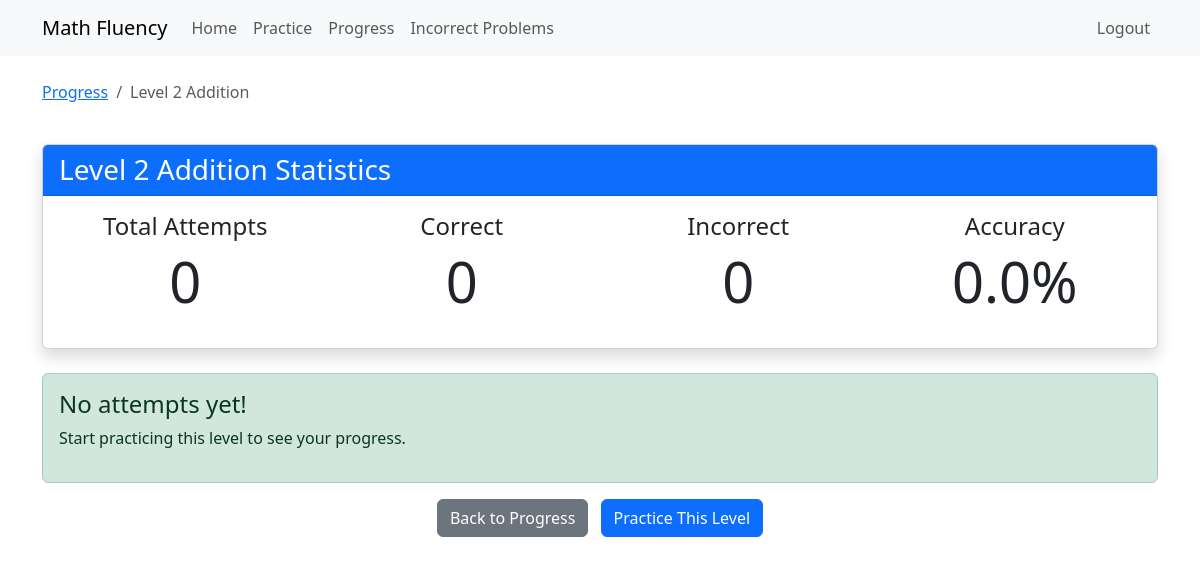
The app's page /analyze_level/addition/2 (signed in), older data.
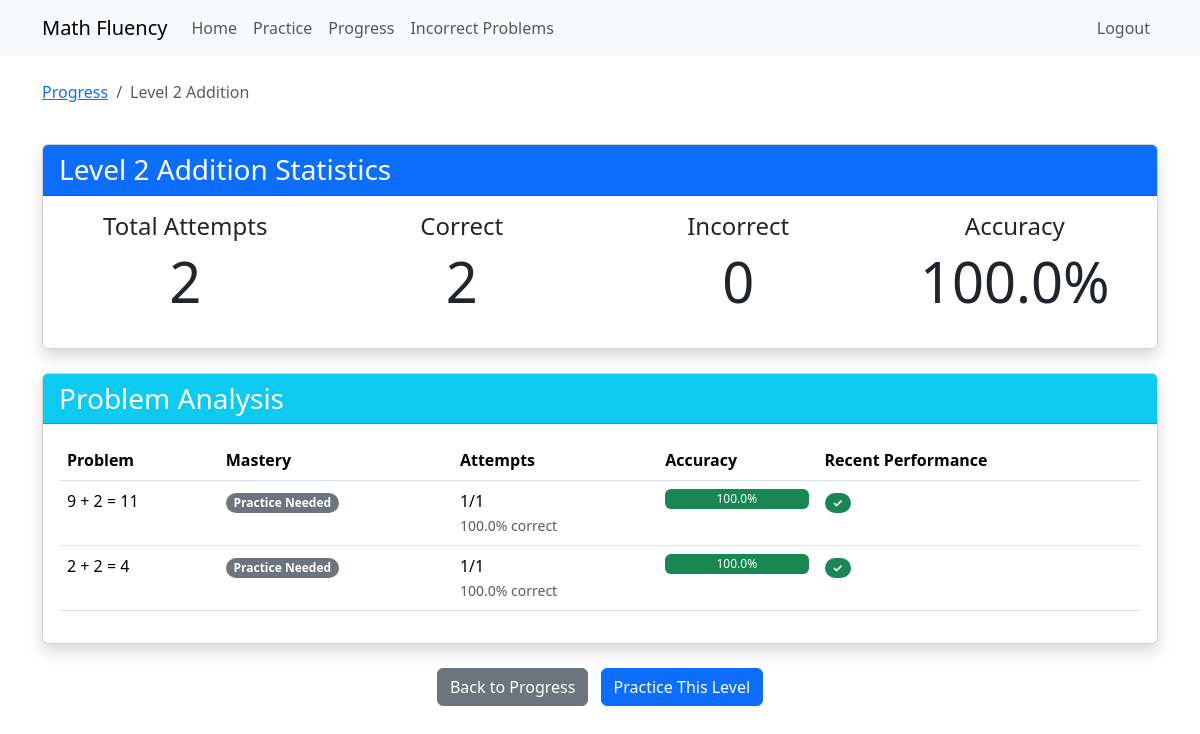
The same page, newer data.
### models/practice_attempt.py (models this page shows, shortened)
class PracticeAttempt(db.Model):
    __tablename__ = 'practice_attempt'
    MASTERY_THRESHOLD = 0.8  # 80% accuracy for mastery
    MIN_ATTEMPTS = 3  # Minimum attempts before considering mastery
    LEARNING_THRESHOLD = 0.6  # 60% accuracy for learning status
    id = db.Column(db.Integer, primary_key=True)
    user_id = db.Column(db.Integer, db.ForeignKey('user.id'), nullable=False)
    operation = db.Column(db.String(20), nullable=False)  # 'addition' or 'multiplication'
    level = db.Column(db.Integer, nullable=False)
    problem = db.Column(db.String(50), nullable=False)  # Full problem string (e.g., "5 × 8")
    user_answer = db.Column(db.Integer, nullable=False)
    correct_answer = db.Column(db.Integer, nullable=False)
    is_correct = db.Column(db.Boolean, nullable=False)
    time_taken = db.Column(db.Float)  # in seconds
    created_at = db.Column(db.DateTime, default=datetime.utcnow)
    user = db.relationship('User', backref=db.backref('practice_attempts', lazy=True))

### app.py (the view)
@app.route('/analyze_level/<operation>/<int:level>')
@login_required
def analyze_level(operation, level):
    try:
        attempts = PracticeAttempt.query.filter(
            PracticeAttempt.user_id == current_user.id,
            PracticeAttempt.operation == operation,
            PracticeAttempt.level == level
        ).order_by(PracticeAttempt.created_at.desc()).all()
        problem_stats = {}
        for attempt in attempts:
            if attempt.problem not in problem_stats:
                problem_stats[attempt.problem] = {
                    'total_attempts': 0,
                    'correct_count': 0,
                    'incorrect_count': 0,
                    'user_answers': [],
                    'correct_answer': attempt.correct_answer,
                    'recent_attempts': []
                }
            stats = problem_stats[attempt.problem]
            stats['total_attempts'] += 1
            if attempt.is_correct:
                stats['correct_count'] += 1
            else:
                stats['incorrect_count'] += 1
                stats['user_answers'].append(attempt.user_answer)
            stats['recent_attempts'].append({
                'is_correct': attempt.is_correct,
                'user_answer': attempt.user_answer,
                'time_taken': attempt.time_taken,
                'created_at': attempt.created_at
            })
            stats['recent_attempts'] = sorted(stats['recent_attempts'],
                                           key=lambda x: x['created_at'],
                                           reverse=True)[:5]
        problems_list = []
        for problem, stats in problem_stats.items():
            accuracy = (stats['correct_count'] / stats['total_attempts'] * 100) if stats['total_attempts'] > 0 else 0
            mastery_status = 'needs_practice'
            if stats['total_attempts'] >= PracticeAttempt.MIN_ATTEMPTS:
                if accuracy >= PracticeAttempt.MASTERY_THRESHOLD * 100:
                    mastery_status = 'mastered'
                elif accuracy >= PracticeAttempt.LEARNING_THRESHOLD * 100:
                    mastery_status = 'learning'
            problems_list.append({
                'problem': problem,
                'total_attempts': stats['total_attempts'],
                'correct_count': stats['correct_count'],
                'incorrect_count': stats['incorrect_count'],
                'accuracy': accuracy,
                'user_answers': stats['user_answers'],
                'correct_answer': stats['correct_answer'],
                'mastery_status': mastery_status,
                'recent_attempts': stats['recent_attempts']
            })
        problems_list.sort(key=lambda x: (
            0 if x['mastery_status'] == 'mastered' else
            1 if x['mastery_status'] == 'learning' else 2,
            -x['accuracy']
        ))
        total_attempts = len(attempts)
        correct_attempts = len([a for a in attempts if a.is_correct])
        accuracy = (correct_attempts / total_attempts * 100) if total_attempts > 0 else 0
        return render_template('analyze_level.html',
            operation=operation,
            level=level,
            total_attempts=total_attempts,
            correct_count=correct_attempts,
            incorrect_count=total_attempts - correct_attempts,
            accuracy=accuracy,
            problems=problems_list
        )
    except Exception as e:
        print(f"Error in analyze_level route: {str(e)}")
        return f"An error occurred: {str(e)}", 500

### app.py (called while the page is built)
@login_manager.user_loader
def load_user(user_id):
    return User.query.get(int(user_id))

### templates/analyze_level.html (shortened to what this page needs)
{% extends "base.html" %}
{% block content %}
<div class="container mt-4">
    <div class="row mb-4">
        <div class="col">
            <nav aria-label="breadcrumb">
                <ol class="breadcrumb">
                    <li class="breadcrumb-item"><a href="{{ url_for('progress') }}">Progress</a></li>
                    <li class="breadcrumb-item active">Level {{ level }} {{ operation|title }}</li>
                </ol>
            </nav>
        </div>
    </div>
    <div class="card mb-4 shadow">
        <div class="card-header bg-primary text-white">
            <h3 class="mb-0">Level {{ level }} {{ operation|title }} Statistics</h3>
        </div>
        <div class="card-body">
            <div class="row">
                <div class="col-md-3 text-center mb-3">
                    <h4>Total Attempts</h4>
                    <div class="display-4">{{ total_attempts }}</div>
                </div>
                <div class="col-md-3 text-center mb-3">
                    <h4>Correct</h4>
                    <div class="display-4">{{ correct_count }}</div>
                </div>
                <div class="col-md-3 text-center mb-3">
                    <h4>Incorrect</h4>
                    <div class="display-4">{{ incorrect_count }}</div>
                </div>
                <div class="col-md-3 text-center mb-3">
                    <h4>Accuracy</h4>
                    <div class="display-4">{{ "%.1f"|format(accuracy) }}%</div>
                </div>
            </div>
        </div>
    </div>
    {% if problems %}
    <div class="card mb-4 shadow">
        <div class="card-header bg-info text-white">
            <h3 class="mb-0">Problem Analysis</h3>
        </div>
        <div class="card-body">
            <div class="table-responsive">
                <table class="table table-hover">
                    <thead>
                        <tr>
                            <th>Problem</th>
                            <th>Mastery</th>
                            <th>Attempts</th>
                            <th>Accuracy</th>
                            <th>Recent Performance</th>
                        </tr>
                    </thead>
                    <tbody>
                        {% for problem in problems %}
                        <tr>
                            <td>{{ problem['problem'] }} = {{ problem['correct_answer'] }}</td>
                            <td>
                                {% if problem['mastery_status'] == 'mastered' %}
                                    <span class="badge rounded-pill text-bg-success">Mastered</span>
                                {% elif problem['mastery_status'] == 'learning' %}
                                    <span class="badge rounded-pill text-bg-warning">Learning</span>
                                {% else %}
                                    <span class="badge rounded-pill text-bg-secondary">Practice Needed</span>
                                {% endif %}
                            </td>
                            <td>
                                {{ problem['correct_count'] }}/{{ problem['total_attempts'] }}
                                <br>
                                <small class="text-muted">
                                    {{ "%.1f"|format(problem['accuracy']) }}% correct
                                </small>
                            </td>
                            <td>
                                <div class="progress" style="height: 20px;">
                                    <div class="progress-bar {% if problem['accuracy'] >= 80 %}bg-success{% elif problem['accuracy'] >= 60 %}bg-warning{% else %}bg-danger{% endif %}"
                                         role="progressbar"
                                         style="width: {{ problem['accuracy'] }}%"
                                         aria-valuenow="{{ problem['accuracy'] }}"
                                         aria-valuemin="0"
                                         aria-valuemax="100">
                                        {{ "%.1f"|format(problem['accuracy']) }}%
                                    </div>
                                </div>
                            </td>
                            <td>
                                {% for attempt in problem['recent_attempts'] %}
                                    {% if attempt['is_correct'] %}
                                        <span class="badge rounded-pill text-bg-success">✓</span>
                                    {% else %}
                                        <span class="badge rounded-pill text-bg-danger">✗</span>
                                    {% endif %}
                                {% endfor %}
                            </td>
                        </tr>
                        {% endfor %}
                    </tbody>
                </table>
            </div>
        </div>
    </div>
    {% else %}
    <div class="alert alert-success" role="alert">
        <h4 class="alert-heading">No attempts yet!</h4>
        <p>Start practicing this level to see your progress.</p>
    </div>
    {% endif %}
    <div class="text-center mb-4">
        <a href="{{ url_for('progress') }}" class="btn btn-secondary me-2">
            Back to Progress
        </a>
        <a href="{{ url_for('practice') }}" class="btn btn-primary">
            Practice This Level
        </a>
    </div>
</div>
{% endblock %}

### templates/base.html (shortened to what this page needs)
<!DOCTYPE html>
<html lang="en">
<head>
    <link href="https://cdn.jsdelivr.net/npm/bootstrap@5.3.2/dist/css/bootstrap.min.css" rel="stylesheet">
</head>
<body>
    <nav class="navbar navbar-expand-lg navbar-light bg-light">
        <div class="container">
            <a class="navbar-brand" href="{{ url_for('home') }}">Math Fluency</a>
            <div class="collapse navbar-collapse" id="navbarNav">
                <ul class="navbar-nav">
                    <li class="nav-item">
                        <a class="nav-link {% if request.endpoint == 'home' %}active{% endif %}" href="{{ url_for('home') }}">Home</a>
                    </li>
                    <li class="nav-item">
                        <a class="nav-link {% if request.endpoint == 'practice' %}active{% endif %}" href="{{ url_for('practice') }}">Practice</a>
                    </li>
                    <li class="nav-item">
                        <a class="nav-link {% if request.endpoint == 'progress' %}active{% endif %}" href="{{ url_for('progress') }}">Progress</a>
                    </li>
                    <li class="nav-item">
                        <a class="nav-link {% if request.endpoint == 'incorrect_problems' %}active{% endif %}" href="{{ url_for('incorrect_problems') }}">Incorrect Problems</a>
                    </li>
                </ul>
                <ul class="navbar-nav ms-auto">
                    {% if current_user.is_authenticated %}
                    <li class="nav-item">
                        <a class="nav-link" href="{{ url_for('logout') }}">Logout</a>
                    </li>
                    {% endif %}
                </ul>
            </div>
        </div>
    </nav>
    {% block content %}{% endblock %}
</body>
</html>

Row changes from the older to the newer data that the page shows:
added PracticeAttempt: problem "9 + 2", correct_answer "11", correct_count "1", total_attempts "1", accuracy "100.0"
added PracticeAttempt: problem "2 + 2", correct_answer "4", correct_count "1", total_attempts "1", accuracy "100.0"
Text that changed along with them:
{{ total_attempts }}: "0" → "2"
{{ correct_count }}: "0" → "2"
{{ "%.1f"|format(accuracy) }}: "0.0" → "100.0"
text no longer shown: "No attempts yet! Start practicing this level to see your progress."
text now shown: "Problem Analysis Problem Mastery Attempts Accuracy Recent Performance"
